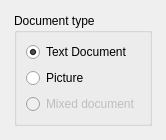
<ui version="4.0" >
 <class>DocTypeWidget</class>
 <widget class="QWidget" name="DocTypeWidget" >
  <property name="geometry" >
   <rect>
    <x>0</x>
    <y>0</y>
    <width>166</width>
    <height>140</height>
   </rect>
  </property>
  <property name="windowTitle" >
   <string>Form</string>
  </property>
  <layout class="QVBoxLayout" name="verticalLayout" >
   <property name="margin" >
    <number>0</number>
   </property>
   <item>
    <layout class="QGridLayout" name="gridLayout" >
     <item row="0" column="1" >
      <spacer name="verticalSpacer" >
       <property name="orientation" >
        <enum>Qt::Vertical</enum>
       </property>
       <property name="sizeHint" stdset="0" >
        <size>
         <width>20</width>
         <height>40</height>
        </size>
       </property>
      </spacer>
     </item>
     <item row="1" column="0" >
      <spacer name="horizontalSpacer_2" >
       <property name="orientation" >
        <enum>Qt::Horizontal</enum>
       </property>
       <property name="sizeHint" stdset="0" >
        <size>
         <width>40</width>
         <height>20</height>
        </size>
       </property>
      </spacer>
     </item>
     <item row="1" column="1" >
      <widget class="QGroupBox" name="groupBox" >
       <property name="title" >
        <string>Document type</string>
       </property>
       <layout class="QVBoxLayout" name="verticalLayout_3" >
        <item>
         <widget class="QRadioButton" name="type_text_doc_" >
          <property name="text" >
           <string>Text Document </string>
          </property>
          <property name="checked" >
           <bool>true</bool>
          </property>
         </widget>
        </item>
        <item>
         <widget class="QRadioButton" name="type_picture_" >
          <property name="text" >
           <string>Picture</string>
          </property>
         </widget>
        </item>
        <item>
         <widget class="QRadioButton" name="type_mixed_doc_" >
          <property name="enabled" >
           <bool>false</bool>
          </property>
          <property name="text" >
           <string>Mixed document</string>
          </property>
         </widget>
        </item>
       </layout>
      </widget>
     </item>
     <item row="1" column="2" >
      <spacer name="horizontalSpacer_3" >
       <property name="orientation" >
        <enum>Qt::Horizontal</enum>
       </property>
       <property name="sizeHint" stdset="0" >
        <size>
         <width>40</width>
         <height>20</height>
        </size>
       </property>
      </spacer>
     </item>
     <item row="2" column="1" >
      <spacer name="verticalSpacer_2" >
       <property name="orientation" >
        <enum>Qt::Vertical</enum>
       </property>
       <property name="sizeHint" stdset="0" >
        <size>
         <width>20</width>
         <height>40</height>
        </size>
       </property>
      </spacer>
     </item>
    </layout>
   </item>
  </layout>
 </widget>
 <resources/>
 <connections/>
</ui>
